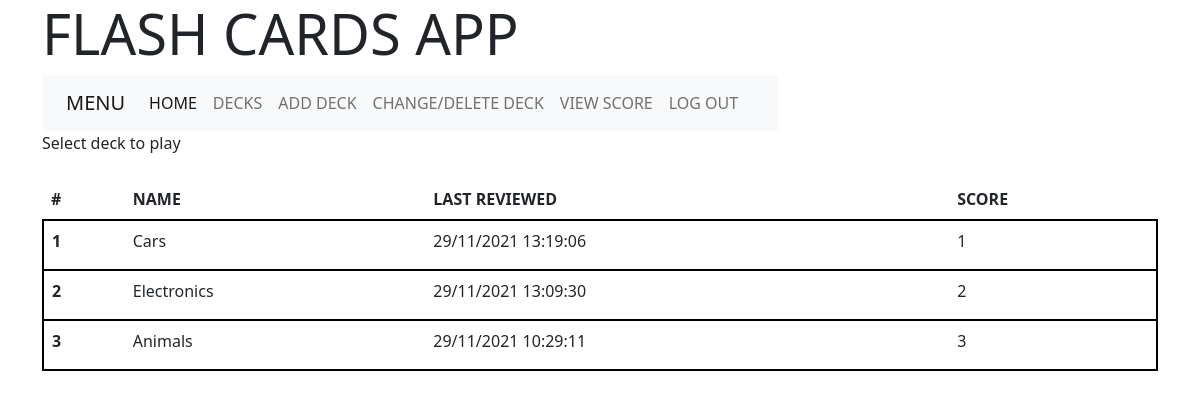
The page /deck on the database its author committed.
### main.py (models this page shows)
class Deckdouble(db.Model):
	__tablename__="deckdouble"
	deckid=db.Column(db.Integer)
	deckname = db.Column(db.String,primary_key=True)
	lastopened = db.Column(db.String)
	score=db.Column(db.String)

### main.py (the view)
@app.route("/deck",methods=["Get","Post"])
def deck():
	if request.method=="GET":
		cntr=0
		t=[]
		r=[]
		decks=Deckdouble.query.all()
		for i in decks:
			t.append(i.deckname)
			t.append(i.lastopened)
			score=Deckscore.query.filter_by(deckid=i.deckid)
			global usersct
			for j in score:
				if j.user_id==usersct:
					t.append(j.score)
			t.append(cntr+1)
			cntr=cntr+1
			t.append(i.deckid)
			n=t.copy()
			r.append(n)
			t.clear()
		return render_template("deck.html",decklist=r)

### templates/deck.html (shortened to what this page needs)
<!DOCTYPE html>
<html>
<head>
	<link href="https://cdn.jsdelivr.net/npm/bootstrap@5.1.3/dist/css/bootstrap.min.css" rel="stylesheet">
</head>
<body>
<div class="container">
	<div class="jumbotron">
		<h1 class="display-4">FLASH CARDS APP</h1>
	</div>
	<div class="row">
		<div class="col-md-8">
			<nav class="navbar navbar-expand-lg navbar-light bg-light">
			  <div class="container-fluid">
			    <a class="navbar-brand" href="#">MENU</a>
			    <div class="collapse navbar-collapse" id="navbarNavDropdown">
			      <ul class="navbar-nav">
				<li class="nav-item">
				  <a class="nav-link active" aria-current="page" href="/home">HOME</a>
				</li>
				<li class="nav-item">
				  <a class="nav-link" href="/deck">DECKS</a>
				</li>
				<li class="nav-item">
				  <a class="nav-link" href="/add_deck">ADD DECK</a>
				</li>
				<li class="nav-item">
				  <a class="nav-link" href="/changedeck">CHANGE/DELETE DECK</a>
				</li>
				<li class="nav-item">
				  <a class="nav-link" href="/viewscore">VIEW SCORE</a>
				</li>
				<li class="nav-item">
				  <a class="nav-link" href="/logout">LOG OUT</a>
				</li>
			      </ul>
			    </div>
			  </div>
			</nav>
		</div>
		<div>
			<div class="mb-3">
			    <label for="exampleInputName" class="form-label">Select deck to play </label>
			  </div>
			<table class="table">
			  <thead>
			    <tr >
			      <th scope="col">#</th>
			      <th scope="col">NAME</th>
			      <th scope="col">LAST REVIEWED</th>
			      <th scope="col">SCORE</th>
			    </tr>
			  </thead>
			  <tbody>
			  	{% for i in decklist %}
			    <tr class="clickable text" onclick="window.location='/deckgame/{{i[4]}}'">
			      <th scope="row">{{i[3]}}</th>
			      <td>{{i[0]}}</td>
			      <td>{{i[1]}}</td>
			      <td>{{i[2]}}</td>
			    </tr>
			    {% endfor %}
			  </tbody>
			</table>
		</div>
	</div>
</div>
</body>
</html>

### templates/deck.html (style rules this page uses)
.clickable { height: 50px; border: 2px solid black; }

### rows shown on the page
Deckdouble: deckid "1", deckname "Cars", lastopened "29/11/2021 13:19:06"
Deckdouble: deckid "2", deckname "Electronics", lastopened "29/11/2021 13:09:30"
Deckdouble: deckid "3", deckname "Animals", lastopened "29/11/2021 10:29:11"
